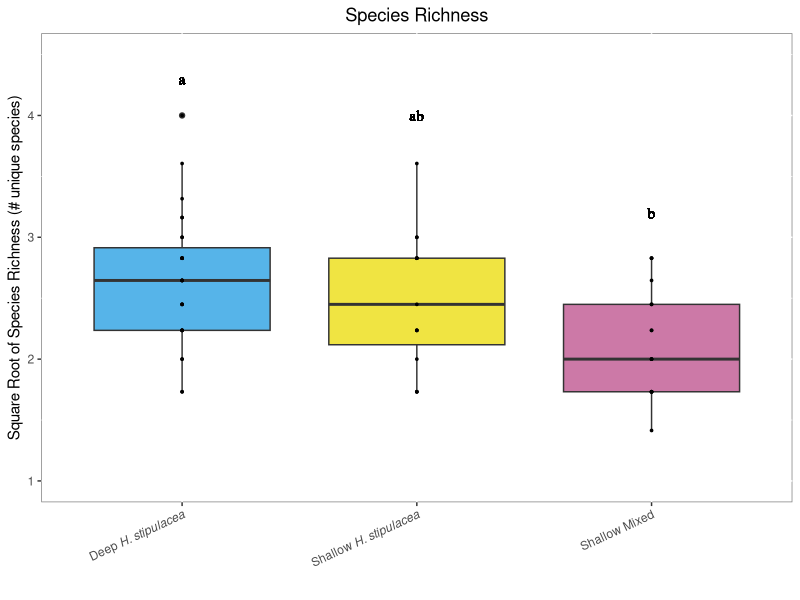
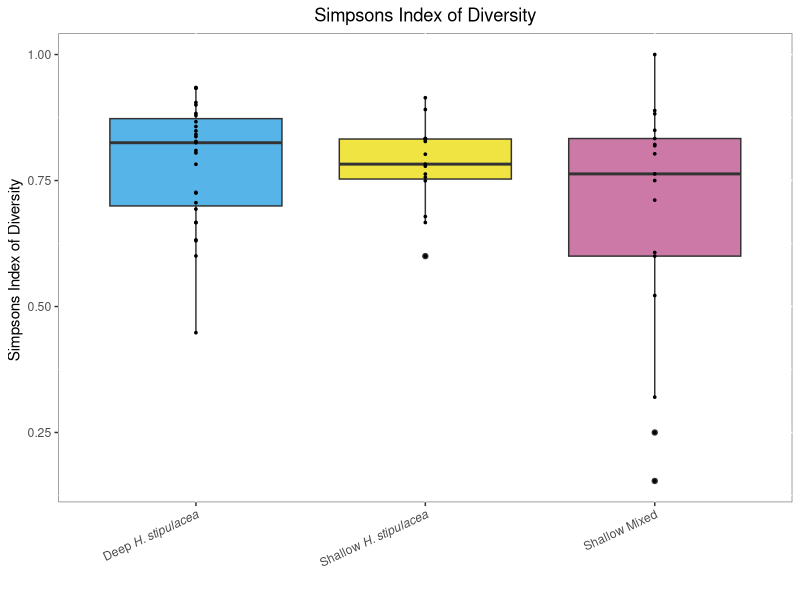
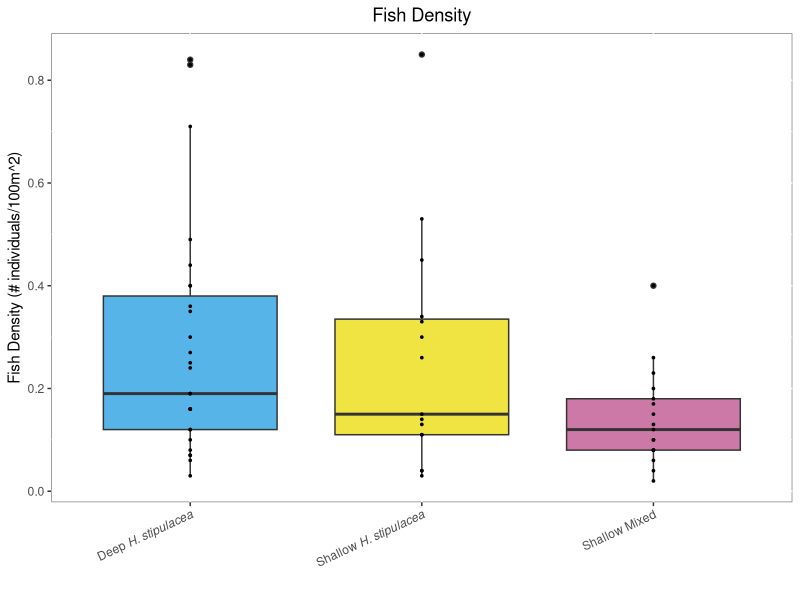

Here is the R script that generated these plots, in order: (Note: this script raises an error after producing the figures.)
## ---- chunk 1
library(tidyverse)

finaldiversityplots<- read.csv("Data/WeFixedItAnalyzeMe.csv")

#adding a column for fish density, total number of fish divided by the area of the transect
finaldiversityplots<-finaldiversityplots%>%
  mutate(density=N/100)

#add the column with the square root of richness because we transfromed the data for the species richness data for the ANOVA 

finaldiversityplots$rsqrt<-(sqrt(finaldiversityplots$Species_Richness))

#add our seagrass categories to the dataframe
finaldiversityplots<-finaldiversityplots %>% 
  mutate(totalgrass= (PCovHalophila+
                      PCovThalassia+
                      PCovHalodule+
                      PCovSyringodium)) %>% 
  mutate(PerHalTotal=(PCovHalophila/totalgrass))

##Nas were generated on three transects where there was no seagrass we are only interested in looking at the differences when seagrass is present, removing these three transects
finaldiversityplots<-finaldiversityplots%>%
  filter(totalgrass!=0)

##Make the depth bin categories, we know that deeper than 15 meters there is no native seagrasses, and we want to separate the transects below 15 meters into two groups, ones that are 100% halophila, and ones that are not 100% halophila and contain native seagrasses, and then select for column that we need for further analysis


finaldiversityplots<- finaldiversityplots%>% 
       mutate(dhcat = case_when((depth >= 15.0) ~ "deep",
                                (depth <= 15.0 & PerHalTotal == 1.0) ~ "hal",
                                (depth <= 15.0 & PerHalTotal < 1.0) ~ "native" ))


#species richness plot first

RichnessFinal<-finaldiversityplots%>%
    ggplot(names=labels, aes(x=dhcat, y=rsqrt, fill=dhcat))+
  geom_boxplot()+#change the shape of outliers
  geom_point(size=0.6)+#adds the points onto plot in single line
  xlab(" ")+#no x axis labels 
  ylab("Square Root of Species Richness (# unique species)")+#no y axis lables
  ggtitle("Species Richness")+
   scale_fill_manual(
  name = "Category",
  values = c("deep" = "#56B4E9", "hal" = "#F0E442", "native" = "#CC79A7"),
  labels = c(
    "deep"   = expression("Deep "*italic("H. stipulacea")),
    "hal"    = expression("Shallow "*italic("H. stipulacea")),
    "native" = "Shallow Mixed"
  )
)+#pick the colors
  scale_x_discrete(labels = c(
  "deep"   = expression("Deep "*italic("H. stipulacea")),
  "hal"    = expression("Shallow "*italic("H. stipulacea")),
  "native" = "Shallow Mixed"
))+
  geom_text(aes(family="serif", fontface="plain"),x= "deep" , y=4.3, label="a")+#add first letter, family and fontface change font and remove bold
  geom_text(aes(family="serif", fontface="plain", label="ab"),x= "hal" , y=4.0)+#add second letter
  geom_text(aes(family="serif", fontface="plain"), x= "native" , y=3.2, label="b")+#add third letter 
    ylim(1,4.5)+#manually set y axis 
  theme(legend.position="none",panel.background = element_rect(fill = "white", colour = "grey50"),plot.title = element_text(hjust = 0.5),axis.text.x = element_text(angle = 25, hjust = 1))#no legend, gridlines or grey background, centered title

  
 

RichnessFinal

#simpsons diversity plot

SimpsonsFinal<-finaldiversityplots%>%
    ggplot(names=labels, aes(x=dhcat, y=simpsons, fill=dhcat))+
  geom_boxplot()+#change the shape of outliers
  geom_point(size=0.6)+#adds the points onto plot in single line
  xlab(" ")+#no x axis labels 
  ylab("Simpsons Index of Diversity ")+#no y axis lables
  ggtitle("Simpsons Index of Diversity")+
   scale_fill_manual(
  name = "Category",
  values = c("deep" = "#56B4E9", "hal" = "#F0E442", "native" = "#CC79A7"),
  labels = c(
    "deep"   = expression("Deep "*italic("H. stipulacea")),
    "hal"    = expression("Shallow "*italic("H. stipulacea")),
    "native" = "Shallow Mixed"
  )
)+#pick the colors
  scale_x_discrete(labels = c(
  "deep"   = expression("Deep "*italic("H. stipulacea")),
  "hal"    = expression("Shallow "*italic("H. stipulacea")),
  "native" = "Shallow Mixed"
))+
  theme(legend.position="none",panel.background = element_rect(fill = "white", colour = "grey50"),plot.title = element_text(hjust = 0.5),axis.text.x = element_text(angle = 25, hjust = 1))#no gridlines or grey background, centered title
 
SimpsonsFinal

#Density Plot

DenseFinal<-finaldiversityplots%>%
    ggplot(names=labels, aes(x=dhcat, y=density, fill=dhcat))+
  geom_boxplot()+#change the shape of outliers
  geom_point(size=0.6)+#adds the points onto plot in single line
  xlab(" ")+#no x axis labels 
  ylab("Fish Density (# individuals/100m^2)")+#no y axis lables
  ggtitle("Fish Density")+
   scale_fill_manual(
  name = "Category",
  values = c("deep" = "#56B4E9", "hal" = "#F0E442", "native" = "#CC79A7"),
  labels = c(
    "deep"   = expression("Deep "*italic("H. stipulacea")),
    "hal"    = expression("Shallow "*italic("H. stipulacea")),
    "native" = "Shallow Mixed"
  )
)+#pick the colors
  scale_x_discrete(labels = c(
  "deep"   = expression("Deep "*italic("H. stipulacea")),
  "hal"    = expression("Shallow "*italic("H. stipulacea")),
  "native" = "Shallow Mixed"
))+
  theme(legend.position="none",panel.background = element_rect(fill = "white", colour = "grey50",),plot.title = element_text(hjust = 0.5), axis.text.x = element_text(angle = 25, hjust = 1))#no legend, gridlines or grey background, centered title
 
DenseFinal

#Three Plots Combined

DiversityPlot<-RichnessFinal+DenseFinal+SimpsonsFinal

DiversityPlot

ggsave(filename = "Figure 5.png", plot = DiversityPlot, width = 10, height = 4.5, units = "in",bg="white", dpi = 300)
